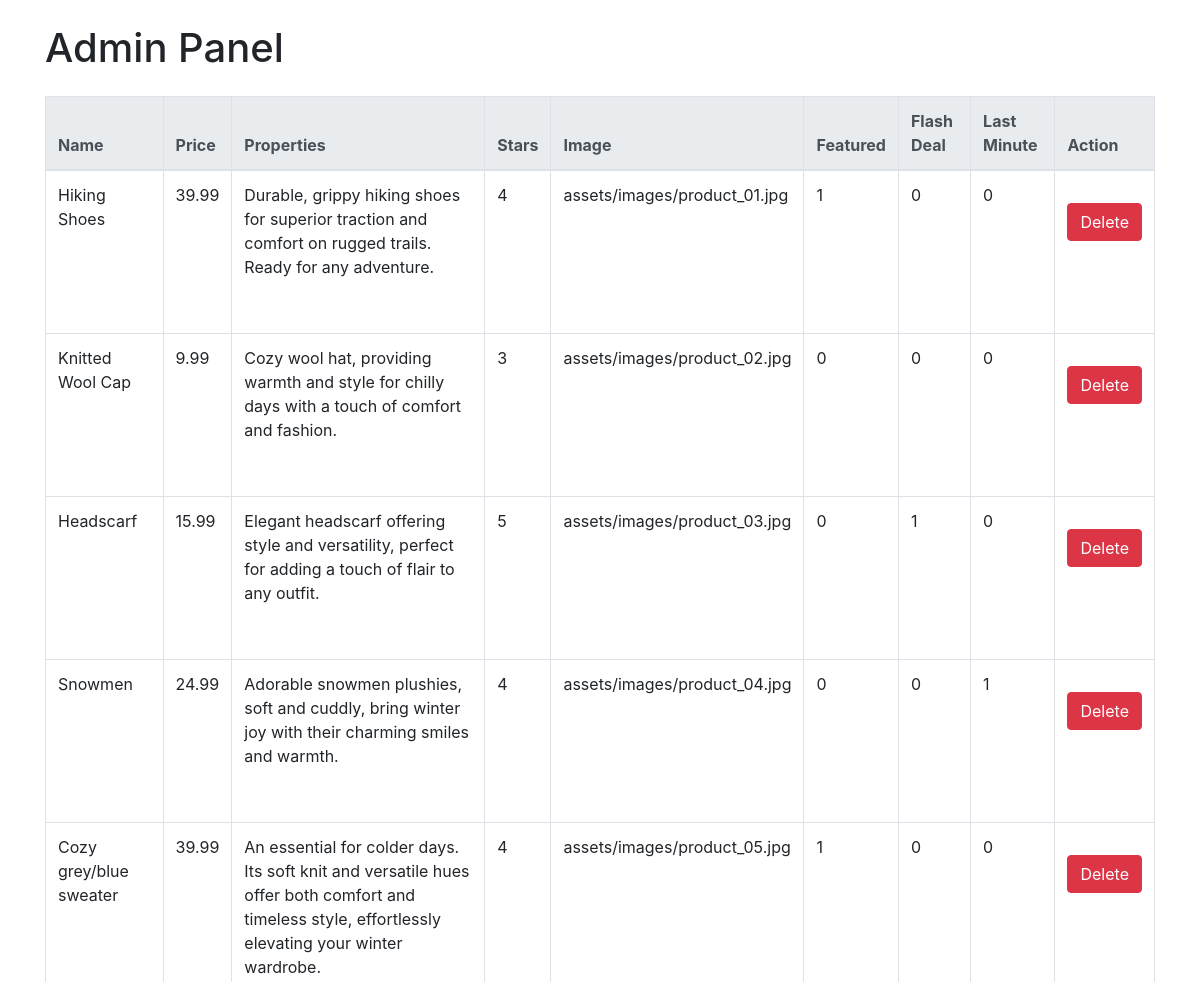
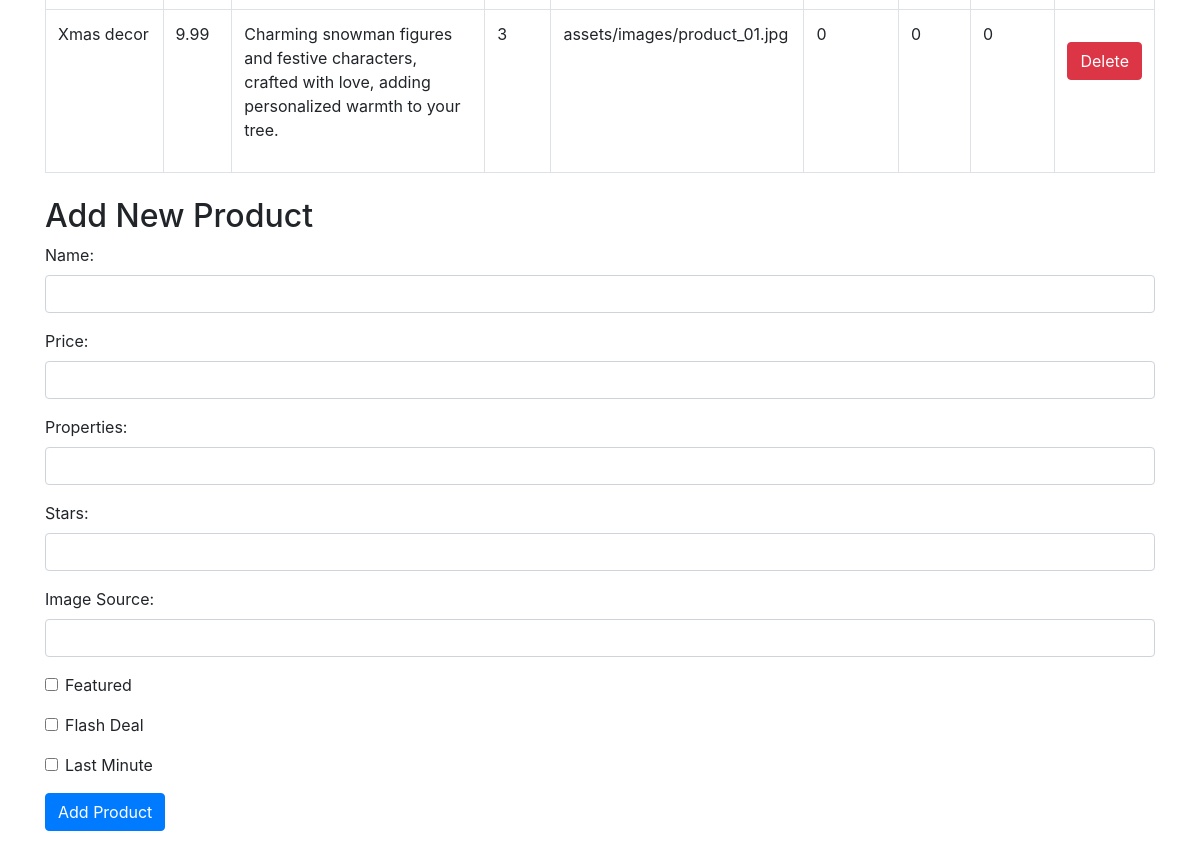
The app's page /admin.php with its own data (2 pictures, top to bottom).
### tables this page shows
CREATE TABLE `products` (
                            `id` int(11) NOT NULL,
                            `name` varchar(30) NOT NULL,
                            `price` decimal(10,2) NOT NULL,
                            `properties` text NOT NULL,
                            `stars` int(5) NOT NULL,
                            `img_src` varchar(126) NOT NULL,
                            `featured` tinyint(4) DEFAULT NULL,
                            `flash_deal` tinyint(4) DEFAULT NULL,
                            `last_minute` tinyint(4) DEFAULT NULL,
                            `date` timestamp NULL DEFAULT current_timestamp()
);

### lib/db.php (called while the page is built, shortened)
<?php
class db
{
    private $host = "localhost";
    private $username = "root";
    private $password = "";
    private $dbName = "sixteen";
    private \PDO $connection;
    public function __construct(
        string $host = "",
        int $port = 3306,
        string $username = "",
        string $password = "",
        string $dbName = ""
    )
    {
        try {
            $this->connection = new \PDO (
                "mysql:host=$this->host;dbname=$this->dbName;charset=utf8mb4",
                $this->username,
                $this->password
            );
        }
        catch (\PDOException $e) {
            echo "Connection failed: " . $e->getMessage();
        }
    }
    public function getProducss(): array
    {
        $sql = "SELECT * FROM products";
        $query = $this->connection->query($sql);
        $data = $query->fetchAll(\PDO::FETCH_ASSOC);
        $products = [];
        foreach ($data as $item) {
            $products[] = [
                'id' => $item['id'],
                'name' => $item['name'],
                'price' => $item['price'],
                'properties' => $item['properties'],
                'stars' => $item['stars'],
                'img_src' => $item['img_src'],
                'featured' => $item['featured'],
                'flash_deal' => $item['flash_deal'],
                'last_minute' => $item['last_minute'],
                'date' => $item['date']
            ];
        }
        return $products;
    }
}

### admin.php (the view, shortened to what this page needs)
<?php
$db = new MyDb();
$products = $db->getProducss();
?>
<!DOCTYPE html>
<html lang="en">
<head>
    <link rel="stylesheet" href="assets/css/admin.css">
    <link href="vendor/bootstrap/css/bootstrap.min.css" rel="stylesheet">
</head>
<body>
<div class="container">
    <h1 class="mt-4">Admin Panel</h1>
    <table class="table table-bordered mt-4">
        <thead class="thead-light">
        <tr>
            <th>Name</th>
            <th>Price</th>
            <th>Properties</th>
            <th>Stars</th>
            <th>Image</th>
            <th>Featured</th>
            <th>Flash Deal</th>
            <th>Last Minute</th>
            <th>Action</th>
        </tr>
        </thead>
        <tbody>
        <?php foreach ($products as $product): ?>
            <tr>
                <td><?php echo $product['name']; ?></td>
                <td><?php echo $product['price']; ?></td>
                <td><?php echo $product['properties']; ?></td>
                <td><?php echo $product['stars']; ?></td>
                <td><?php echo $product['img_src']; ?></td>
                <td><?php echo $product['featured']; ?></td>
                <td><?php echo $product['flash_deal']; ?></td>
                <td><?php echo $product['last_minute']; ?></td>
                <td>
                    <form method="post" action="admin.php">
                        <button type="submit" name="deleteProduct" class="btn btn-danger">Delete</button>
                    </form>
                </td>
            </tr>
        <?php endforeach; ?>
        </tbody>
    </table>
    <form method="post" action="admin.php" class="mt-4">
        <h2>Add New Product</h2>
        <div class="mb-3">
            <label for="newProductName" class="form-label">Name:</label>
            <input type="text" name="newProductName" class="form-control" required>
        </div>
        <div class="mb-3">
            <label for="newProductPrice" class="form-label">Price:</label>
            <input type="number" name="newProductPrice" step="0.01" class="form-control" required>
        </div>
        <div class="mb-3">
            <label for="newProductProperties" class="form-label">Properties:</label>
            <input type="text" name="newProductProperties" class="form-control">
        </div>
        <div class="mb-3">
            <label for="newProductStars" class="form-label">Stars:</label>
            <input type="number" name="newProductStars" class="form-control">
        </div>
        <div class="mb-3">
            <label for="newProductImgSrc" class="form-label">Image Source:</label>
            <input type="text" name="newProductImgSrc" class="form-control">
        </div>
        <div class="form-check mb-3">
            <input type="checkbox" name="newProductFeatured" class="form-check-input">
            <label for="newProductFeatured" class="form-check-label">Featured</label>
        </div>
        <div class="form-check mb-3">
            <input type="checkbox" name="newProductFlashDeal" class="form-check-input">
            <label for="newProductFlashDeal" class="form-check-label">Flash Deal</label>
        </div>
        <div class="form-check mb-3">
            <input type="checkbox" name="newProductLastMinute" class="form-check-input">
            <label for="newProductLastMinute" class="form-check-label">Last Minute</label>
        </div>
        <button type="submit" name="addProduct" class="btn btn-primary">Add Product</button>
    </form>
</div>
</body>
</html>

### assets/css/admin.css (style rules this page uses)
body { font-family: 'Arial', sans-serif; margin: 20px; }
h1, h2 { color: #333; }
table { width: 100%; border-collapse: collapse; margin-top: 20px; }
th, td { padding: 10px; border: 1px solid #ddd; text-align: left; }
th { background-color: #f2f2f2; }
form { margin-top: 20px; margin-bottom: 5rem; }

### records on screen
products: name "Hiking Shoes", price "39.99", properties "Durable, grippy hiking shoes for superior traction and comfort on rugged trails. Ready for any adventure.", stars "4", img_src "assets/images/product_01.jpg", featured "1", flash_deal "0", last_minute "0"
products: name "Knitted Wool Cap", price "9.99", properties "Cozy wool hat, providing warmth and style for chilly days with a touch of comfort and fashion.", stars "3", img_src "assets/images/product_02.jpg", featured "0", flash_deal "0", last_minute "0"
products: name "Headscarf", price "15.99", properties "Elegant headscarf offering style and versatility, perfect for adding a touch of flair to any outfit.", stars "5", img_src "assets/images/product_03.jpg", featured "0", flash_deal "1", last_minute "0"
products: name "Snowmen", price "24.99", properties "Adorable snowmen plushies, soft and cuddly, bring winter joy with their charming smiles and warmth.", stars "4", img_src "assets/images/product_04.jpg", featured "0", flash_deal "0", last_minute "1"
products: name "Cozy grey/blue sweater", price "39.99", properties "An essential for colder days. Its soft knit and versatile hues offer both comfort and timeless style, effortlessly elevating your winter wardrobe.", stars "4", img_src "assets/images/product_05.jpg", featured "1", flash_deal "0", last_minute "0"
products: name "Xmas decor", price "9.99", properties "Charming snowman figures and festive characters, crafted with love, adding personalized warmth to your tree.", stars "3", img_src "assets/images/product_01.jpg", featured "0", flash_deal "0", last_minute "0"
